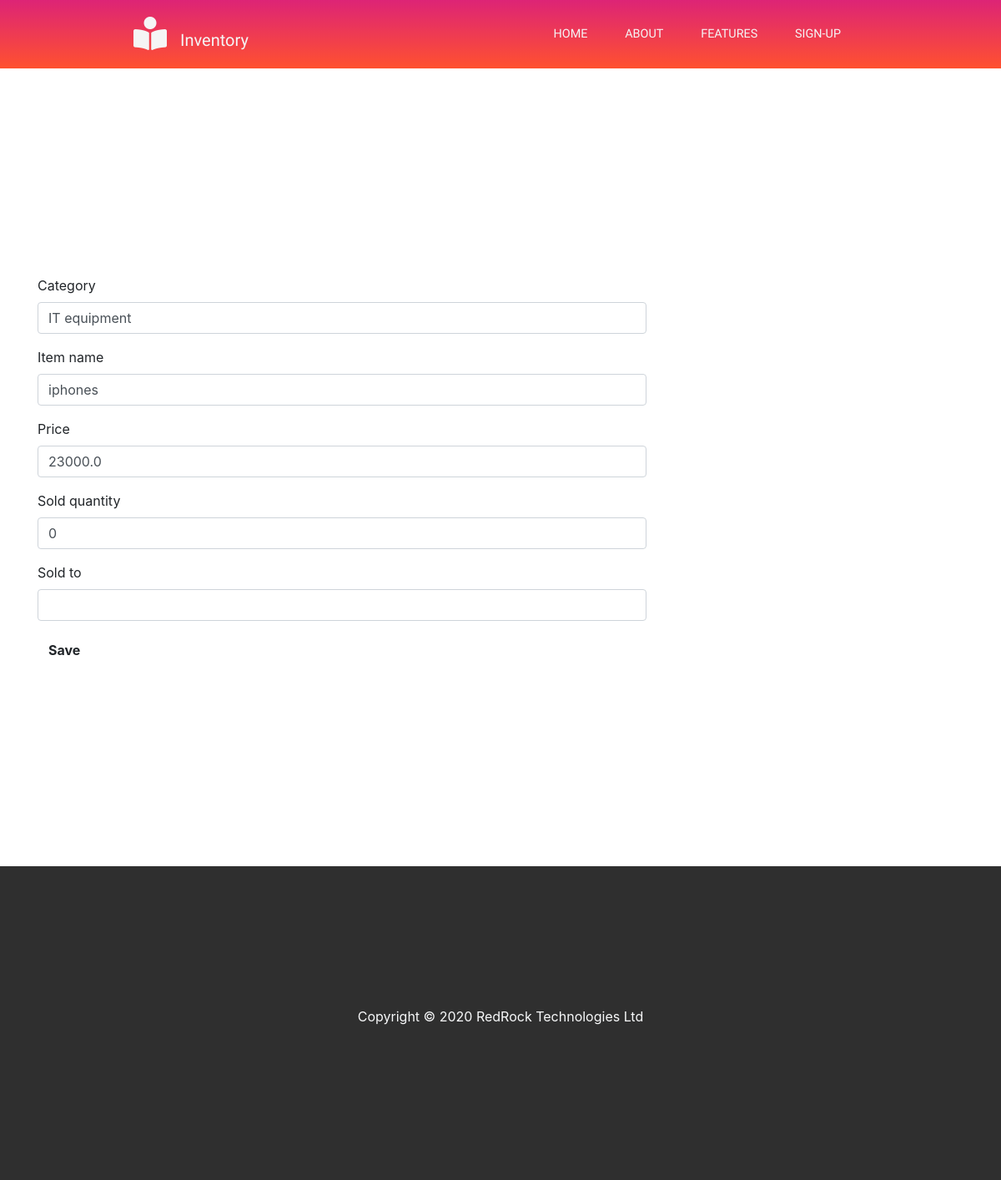
The page /sell_inventory/16/ on the database its author committed.
### home/models.py (models this page shows, shortened)
class Stock(models.Model):
	category = models.CharField(max_length=50, blank=True, null=True)
	item_name = models.CharField(max_length=50, blank=True, null=True)
	price = models.FloatField(blank=True)
	aboutus = RichTextUploadingField(blank=True)
	quantity = models.IntegerField(default='0', blank=True, null=True)
	barcode = models.IntegerField(default='0', blank=True, null=True)
	recieved_quantity = models.IntegerField(default='0', blank=True, null=True)
	sold_quantity = models.IntegerField(default='0', blank=True, null=True)
	sold_by = models.CharField(max_length=50, blank=True, null=True)
	sold_to = models.CharField(max_length=50, blank=True, null=True)
	reorder_level = models.IntegerField(default='0', blank=True, null=True)
	last_updated = models.DateTimeField(auto_now_add=False, auto_now=True)
	sold = models.IntegerField(default='0', blank=True, null=True)
	amount = models.IntegerField()
	total=models.FloatField()
	sub_total = models.FloatField()
	export_to_CSV = models.BooleanField(default=False)
	@property
	def amount(self):
		return (self.quantity - self.sold_quantity)
	@property
	def total(self):
		return (self.quantity * self.price)
	@property
	def sub_total(self):
		return (self.sold_quantity * self.price)

### home/views.py (the view)
# urls.py: path('sell_inventory/<str:pk>/', views.sell_inventory, name='sell_inventory'),
def sell_inventory(request, pk):
	queryset = Stock.objects.get(id=pk)
	form = StockSaleForm(instance=queryset)
	if request.method == 'POST':
		form = StockSaleForm(request.POST, instance=queryset)
		if form.is_valid():
			form.save()
			return redirect('/inventory')
	context = {
		'form':form
	}
	return render(request, 'add_inventory.html', context)

### home/forms.py
class StockSaleForm(forms.ModelForm):
	class Meta:
		model = Stock
		fields = ['category', 'item_name', 'price', 'sold_quantity', 'sold_to', 'sold_quantity']

### home/templates/add_inventory.html (shortened to what this page needs)
{% extends 'base.html' %}
{% load crispy_forms_tags %}
{% block content %}
</header>
  <main>
    <section class="section-1">
      <div class="container">
        <div class="row">
          <div class="col-8">
            <form method='POST' action="">
              {{form|crispy}}
              <input class="btn primary-btn" type="submit" name="" value="Save">
            </form>
          </div>
        </div>
      </div>
    </section>
  </main>
{% endblock %}

### static/Style.css (style rules this page uses)
* { box-sizing: border-box; }
header, section { overflow-x: hidden; }
:root { --Sniglet-font: "Sniglet", cursive; --Rubik: "Rubik", cursive; --Patua: "Patua One", cursive; --Lobster: "lobster", cursive; --light-black: #2e2c2caf; --bggradient: linear-gradient(to bottom, #dd2476, #ff512f); --light-gray: rgba(255, 255, 255, 0.877); }
.primary-btn { border-radius: 30px; font-weight: bold; transition: 500ms; }
.section-1 { padding: 20vmin 0vmin; }

### rows shown on the page
Stock: category "IT equipment", item_name "iphones", price "23000.0", sold_quantity "0"
